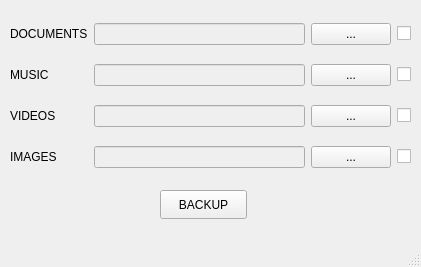
<?xml version="1.0" encoding="UTF-8"?>
<ui version="4.0">
 <class>MainWindow</class>
 <widget class="QMainWindow" name="MainWindow">
  <property name="geometry">
   <rect>
    <x>0</x>
    <y>0</y>
    <width>421</width>
    <height>267</height>
   </rect>
  </property>
  <property name="windowTitle">
   <string>Qt Backup Tool</string>
  </property>
  <widget class="QWidget" name="centralwidget">
   <widget class="QWidget" name="gridLayoutWidget">
    <property name="geometry">
     <rect>
      <x>10</x>
      <y>10</y>
      <width>401</width>
      <height>171</height>
     </rect>
    </property>
    <layout class="QGridLayout" name="gridLayout">
     <item row="0" column="1">
      <widget class="QLineEdit" name="txtDocuments">
       <property name="enabled">
        <bool>false</bool>
       </property>
      </widget>
     </item>
     <item row="2" column="0">
      <widget class="QLabel" name="lblVideos">
       <property name="text">
        <string>VIDEOS</string>
       </property>
      </widget>
     </item>
     <item row="0" column="2">
      <widget class="QPushButton" name="btnDocuments">
       <property name="text">
        <string>...</string>
       </property>
      </widget>
     </item>
     <item row="0" column="0">
      <widget class="QLabel" name="lblDocuments">
       <property name="text">
        <string>DOCUMENTS</string>
       </property>
      </widget>
     </item>
     <item row="2" column="1">
      <widget class="QLineEdit" name="txtVideos">
       <property name="enabled">
        <bool>false</bool>
       </property>
      </widget>
     </item>
     <item row="1" column="0">
      <widget class="QLabel" name="lblMusic">
       <property name="text">
        <string>MUSIC</string>
       </property>
      </widget>
     </item>
     <item row="3" column="0">
      <widget class="QLabel" name="lblImages">
       <property name="text">
        <string>IMAGES</string>
       </property>
      </widget>
     </item>
     <item row="3" column="2">
      <widget class="QPushButton" name="btnImages">
       <property name="text">
        <string>...</string>
       </property>
      </widget>
     </item>
     <item row="1" column="1">
      <widget class="QLineEdit" name="txtMusic">
       <property name="enabled">
        <bool>false</bool>
       </property>
      </widget>
     </item>
     <item row="2" column="2">
      <widget class="QPushButton" name="btnVideos">
       <property name="text">
        <string>...</string>
       </property>
      </widget>
     </item>
     <item row="1" column="2">
      <widget class="QPushButton" name="btnMusic">
       <property name="text">
        <string>...</string>
       </property>
      </widget>
     </item>
     <item row="3" column="1">
      <widget class="QLineEdit" name="txtImages">
       <property name="enabled">
        <bool>false</bool>
       </property>
      </widget>
     </item>
     <item row="0" column="3">
      <widget class="QCheckBox" name="chkDocuments">
       <property name="text">
        <string/>
       </property>
      </widget>
     </item>
     <item row="1" column="3">
      <widget class="QCheckBox" name="chkMusic">
       <property name="text">
        <string/>
       </property>
      </widget>
     </item>
     <item row="2" column="3">
      <widget class="QCheckBox" name="chkVideos">
       <property name="text">
        <string/>
       </property>
      </widget>
     </item>
     <item row="3" column="3">
      <widget class="QCheckBox" name="chkImages">
       <property name="text">
        <string/>
       </property>
      </widget>
     </item>
    </layout>
   </widget>
   <widget class="QPushButton" name="btnBackup">
    <property name="geometry">
     <rect>
      <x>160</x>
      <y>190</y>
      <width>87</width>
      <height>29</height>
     </rect>
    </property>
    <property name="text">
     <string>BACKUP</string>
    </property>
   </widget>
  </widget>
  <widget class="QMenuBar" name="menubar">
   <property name="geometry">
    <rect>
     <x>0</x>
     <y>0</y>
     <width>421</width>
     <height>24</height>
    </rect>
   </property>
  </widget>
  <widget class="QStatusBar" name="statusbar"/>
 </widget>
 <resources/>
 <connections/>
</ui>
